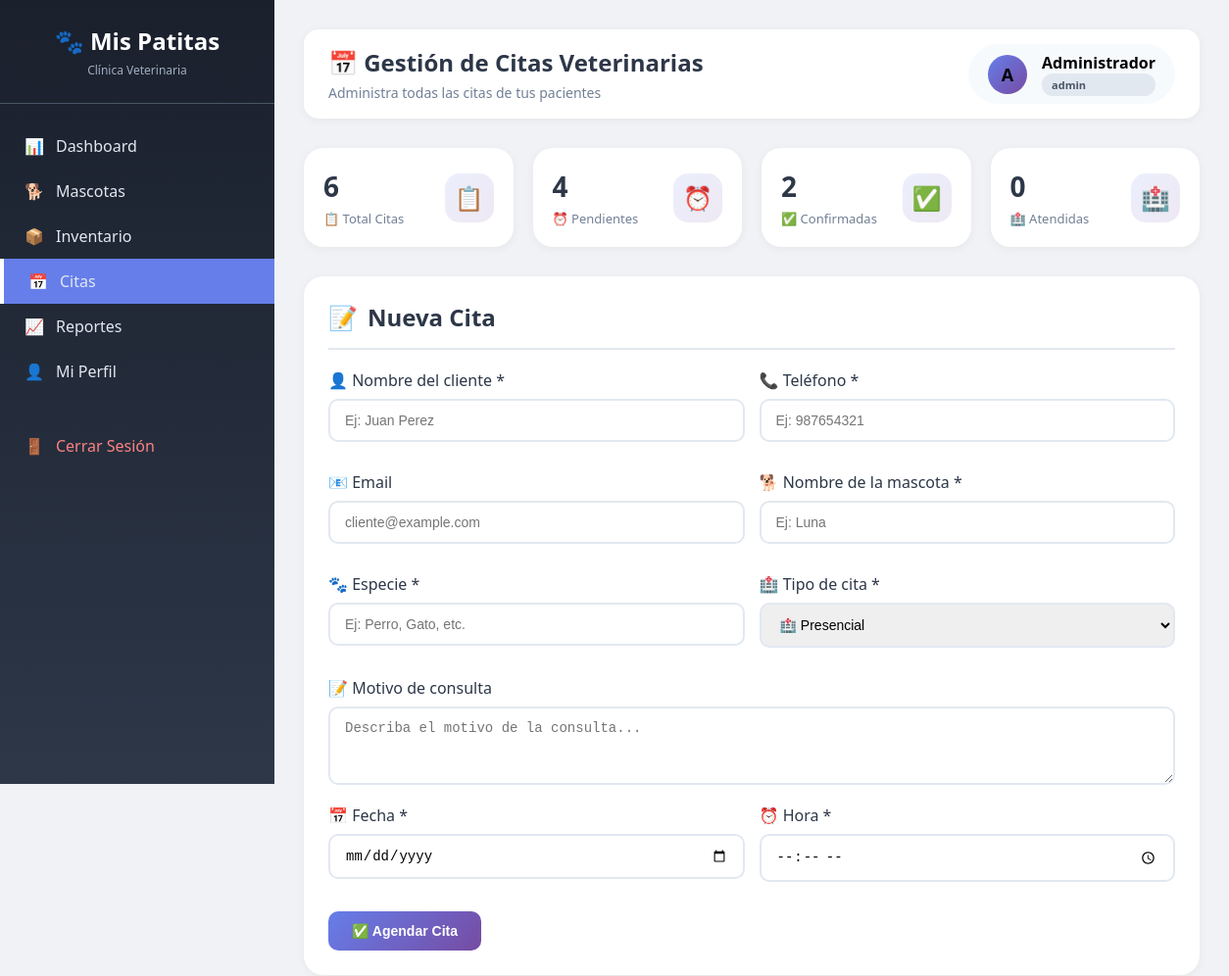
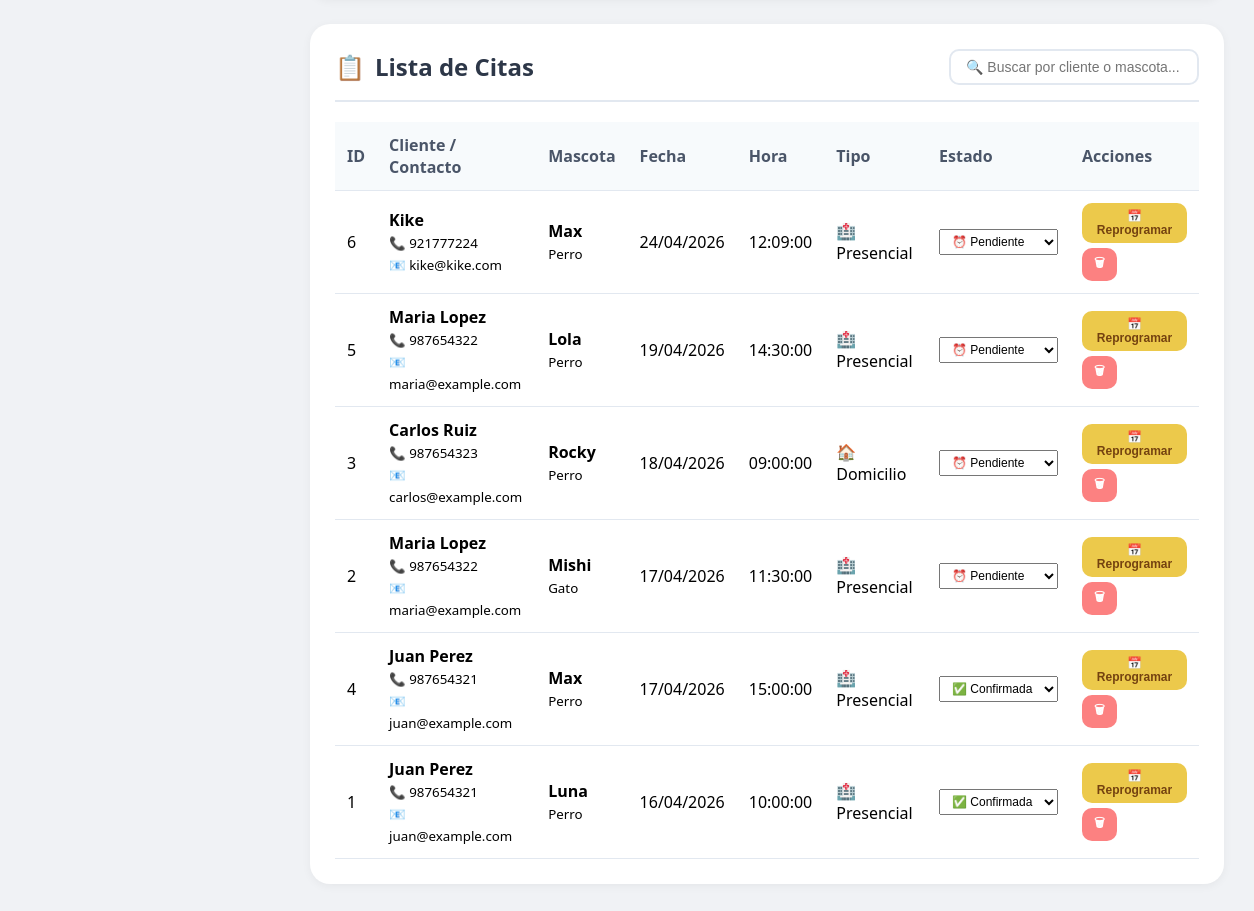
Screenshot of /reservaciones.php (signed in) with the database file from the repository (2 pictures, top to bottom).
### tables this page shows
CREATE TABLE `reservaciones` (
  `id` int NOT NULL AUTO_INCREMENT,
  `nombre_cliente` varchar(100) NOT NULL,
  `telefono` varchar(20) NOT NULL,
  `email` varchar(100) DEFAULT NULL,
  `nombre_mascota` varchar(50) NOT NULL,
  `especie` varchar(30) NOT NULL,
  `motivo_consulta` text,
  `fecha_solicitada` date NOT NULL,
  `hora_solicitada` time NOT NULL,
  `tipo_cita` enum('presencial','domicilio') DEFAULT 'presencial',
  `estado` enum('pendiente','confirmada','atendido','cancelada') DEFAULT 'pendiente',
  `fecha_registro` timestamp NULL DEFAULT CURRENT_TIMESTAMP,
  PRIMARY KEY (`id`)
);

### reservaciones.php (the view, shortened to what this page needs)
<?php
require_once 'config/database.php';
$citas = $conn->query("SELECT * FROM reservaciones ORDER BY fecha_solicitada DESC, hora_solicitada ASC")->fetchAll();
$total_citas = $conn->query("SELECT COUNT(*) FROM reservaciones")->fetchColumn();
$citas_pendientes = $conn->query("SELECT COUNT(*) FROM reservaciones WHERE estado='pendiente'")->fetchColumn();
$citas_confirmadas = $conn->query("SELECT COUNT(*) FROM reservaciones WHERE estado='confirmada'")->fetchColumn();
$citas_atendidas = $conn->query("SELECT COUNT(*) FROM reservaciones WHERE estado='atendido'")->fetchColumn();
?>
<!DOCTYPE html>
<html lang="es">
<head>
</head>
<body>
    <div class="dashboard-layout">
        <nav class="sidebar">
            <div class="sidebar-header">
                <h2>🐾 Mis Patitas</h2>
                <p>Clínica Veterinaria</p>
            </div>
            <div class="sidebar-nav">
                <a href="dashboard.php">
                    <span>📊</span> <span>Dashboard</span>
                </a>
                <a href="mascotas.php">
                    <span>🐕</span> <span>Mascotas</span>
                </a>
                <a href="productos.php">
                    <span>📦</span> <span>Inventario</span>
                </a>
                <a href="reservaciones.php" class="active">
                    <span>📅</span> <span>Citas</span>
                </a>
                <a href="reportes.php">
                    <span>📈</span> <span>Reportes</span>
                </a>
                <a href="perfil.php">
                    <span>👤</span> <span>Mi Perfil</span>
                </a>
                <a href="logout.php" class="logout">
                    <span>🚪</span> <span>Cerrar Sesión</span>
                </a>
            </div>
        </nav>
        <main class="main-content">
            <div class="top-bar">
                <div class="welcome">
                    <h1>📅 Gestión de Citas Veterinarias</h1>
                    <p>Administra todas las citas de tus pacientes</p>
                </div>
                <div class="user-info">
                    <div class="avatar">
                        <?php echo strtoupper(substr($_SESSION['nombre'] ?? 'U', 0, 1)); ?>
                    </div>
                    <div>
                        <strong><?php echo htmlspecialchars($_SESSION['nombre'] ?? 'Usuario'); ?></strong>
                        <div class="badge-role"><?php echo $_SESSION['rol'] ?? 'cliente'; ?></div>
                    </div>
                </div>
            </div>
            <div class="stats-grid">
                <div class="stat-card">
                    <div class="stat-info">
                        <h3><?php echo $total_citas; ?></h3>
                        <p>📋 Total Citas</p>
                    </div>
                    <div class="stat-icon">📋</div>
                </div>
                <div class="stat-card">
                    <div class="stat-info">
                        <h3><?php echo $citas_pendientes; ?></h3>
                        <p>⏰ Pendientes</p>
                    </div>
                    <div class="stat-icon">⏰</div>
                </div>
                <div class="stat-card">
                    <div class="stat-info">
                        <h3><?php echo $citas_confirmadas; ?></h3>
                        <p>✅ Confirmadas</p>
                    </div>
                    <div class="stat-icon">✅</div>
                </div>
                <div class="stat-card">
                    <div class="stat-info">
                        <h3><?php echo $citas_atendidas; ?></h3>
                        <p>🏥 Atendidas</p>
                    </div>
                    <div class="stat-icon">🏥</div>
                </div>
            </div>
            <div class="form-card">
                <div class="card-header">
                    <h2>
                        <span>📝</span> Nueva Cita
                    </h2>
                </div>
                <form method="POST">
                    <div class="form-row">
                        <div class="form-group">
                            <label>👤 Nombre del cliente *</label>
                            <input type="text" name="nombre_cliente" placeholder="Ej: Juan Perez" required>
                        </div>
                        <div class="form-group">
                            <label>📞 Teléfono *</label>
                            <input type="tel" name="telefono" placeholder="Ej: 987654321" required>
                        </div>
                    </div>
                    <div class="form-row">
                        <div class="form-group">
                            <label>📧 Email</label>
                            <input type="email" name="email" placeholder="cliente@example.com">
                        </div>
                        <div class="form-group">
                            <label>🐕 Nombre de la mascota *</label>
                            <input type="text" name="nombre_mascota" placeholder="Ej: Luna" required>
                        </div>
                    </div>
                    <div class="form-row">
                        <div class="form-group">
                            <label>🐾 Especie *</label>
                            <input type="text" name="especie" placeholder="Ej: Perro, Gato, etc." required>
                        </div>
                        <div class="form-group">
                            <label>🏥 Tipo de cita *</label>
                            <select name="tipo_cita">
                                <option value="presencial">🏥 Presencial</option>
                            </select>
                        </div>
                    </div>
                    <div class="form-group">
                        <label>📝 Motivo de consulta</label>
                        <textarea name="motivo" placeholder="Describa el motivo de la consulta..."></textarea>
                    </div>
                    <div class="form-row">
                        <div class="form-group">
                            <label>📅 Fecha *</label>
                            <input type="date" name="fecha" min="<?php echo date('Y-m-d'); ?>" required>
                        </div>
                        <div class="form-group">
                            <label>⏰ Hora *</label>
                            <input type="time" name="hora" required>
                        </div>
                    </div>
                    <button type="submit" name="crear" class="btn btn-primary">
                        ✅ Agendar Cita
                    </button>
                </form>
            </div>
            <div class="table-card">
                <div class="card-header">
                    <h2>
                        <span>📋</span> Lista de Citas
                    </h2>
                    <div>
                        <input type="text" id="buscarCita" class="search-box" placeholder="🔍 Buscar por cliente o mascota...">
                    </div>
                </div>
                <div class="table-container">
                    <table class="data-table" id="tablaCitas">
                        <thead>
                            <tr>
                                <th>ID</th>
                                <th>Cliente / Contacto</th>
                                <th>Mascota</th>
                                <th>Fecha</th>
                                <th>Hora</th>
                                <th>Tipo</th>
                                <th>Estado</th>
                                <th>Acciones</th>
                            </tr>
                        </thead>
                        <tbody>
                            <?php foreach($citas as $c): ?>
                            <tr class="cita-fila">
                                <td><?php echo $c['id']; ?></td>
                                <td>
                                    <strong><?php echo htmlspecialchars($c['nombre_cliente']); ?></strong><br>
                                    <small>📞 <?php echo $c['telefono']; ?></small>
                                    <?php if($c['email']): ?>
                                        <br><small>📧 <?php echo htmlspecialchars($c['email']); ?></small>
                                    <?php endif; ?>
                                </td>
                                <td>
                                    <strong><?php echo htmlspecialchars($c['nombre_mascota']); ?></strong><br>
                                    <small><?php echo htmlspecialchars($c['especie']); ?></small>
                                 </td>
                                <td><?php echo date('d/m/Y', strtotime($c['fecha_solicitada'])); ?></td>
                                <td><?php echo $c['hora_solicitada']; ?></td>
                                <td><?php echo $c['tipo_cita'] == 'presencial' ? '🏥 Presencial' : '🏠 Domicilio'; ?></td>
                                <td>
                                    <form method="POST" style="display:inline">
                                        <select name="estado" onchange="this.form.submit()" class="btn-sm" style="padding: 4px 8px;">
                                            <option value="pendiente" <?php echo $c['estado']=='pendiente'?'selected':''; ?>>⏰ Pendiente</option>
                                            <option value="confirmada" <?php echo $c['estado']=='confirmada'?'selected':''; ?>>✅ Confirmada</option>
                                        </select>
                                    </form>
                                </td>
                                <td>
                                    <div style="display: flex; gap: 5px; flex-wrap: wrap;">
                                        <button class="btn btn-warning btn-sm" onclick="abrirModalReprogramar(<?php echo $c['id']; ?>, '<?php echo $c['fecha_solicitada']; ?>', '<?php echo $c['hora_solicitada']; ?>')">
                                            📅 Reprogramar
                                        </button>
                                        <form method="POST" style="display:inline" onsubmit="return confirm('¿Eliminar esta cita?')">
                                            <button type="submit" name="eliminar" class="btn btn-danger btn-sm">🗑</button>
                                        </form>
                                    </div>
                                </td>
                            </tr>
                            <?php endforeach; ?>
                        </tbody>
                    </table>
                </div>
            </div>
        </main>
    </div>
</body>
</html>

### reservaciones.php (style rules this page uses)
* { margin: 0; padding: 0; box-sizing: border-box; }
body { font-family: 'Segoe UI', Tahoma, Geneva, Verdana, sans-serif; background: #f0f2f5; }
.dashboard-layout { display: flex; min-height: 100vh; }
.sidebar { width: 280px; background: linear-gradient(180deg, #1a202c 0%, #2d3748 100%); color: white; position: fixed; height: 100vh; overflow-y: auto; transition: all 0.3s; z-index: 100; }
.sidebar-header { padding: 25px; text-align: center; border-bottom: 1px solid #4a5568; }
.sidebar-header h2 { font-size: 1.5em; margin-bottom: 5px; }
.sidebar-header p { font-size: 12px; color: #a0aec0; }
.sidebar-nav { padding: 20px 0; }
.sidebar-nav a { display: flex; align-items: center; padding: 12px 25px; color: #e2e8f0; text-decoration: none; transition: all 0.3s; gap: 12px; }
.sidebar-nav a.active { background: #667eea; border-left: 4px solid white; }
.sidebar-nav .logout { margin-top: 30px; color: #fc8181; }
.main-content { flex: 1; margin-left: 280px; padding: 30px; }
.top-bar { background: white; border-radius: 15px; padding: 15px 25px; margin-bottom: 30px; display: flex; justify-content: space-between; align-items: center; box-shadow: 0 2px 10px rgba(0,0,0,0.05); }
.welcome h1 { font-size: 1.5em; color: #2d3748; }
.welcome p { color: #718096; font-size: 14px; margin-top: 5px; }
.user-info { display: flex; align-items: center; gap: 15px; background: #f7fafc; padding: 8px 20px; border-radius: 50px; }
.user-info .avatar { width: 40px; height: 40px; background: linear-gradient(135deg, #667eea, #764ba2); border-radius: 50%; display: flex; align-items: center; justify-content: center; font-weight: bold; font-size: 18px; }
.user-info .badge-role { background: #e2e8f0; padding: 4px 10px; border-radius: 20px; font-size: 11px; font-weight: bold; color: #4a5568; }
.stats-grid { display: grid; grid-template-columns: repeat(auto-fit, minmax(180px, 1fr)); gap: 20px; margin-bottom: 30px; }
.stat-card { background: white; border-radius: 20px; padding: 20px; display: flex; align-items: center; justify-content: space-between; box-shadow: 0 2px 10px rgba(0,0,0,0.05); transition: transform 0.3s, box-shadow 0.3s; }
.stat-info h3 { font-size: 28px; color: #2d3748; margin-bottom: 5px; }
.stat-info p { color: #718096; font-size: 13px; }
.stat-icon { width: 50px; height: 50px; background: linear-gradient(135deg, #667eea20, #764ba220); border-radius: 15px; display: flex; align-items: center; justify-content: center; font-size: 24px; }
.form-card, .table-card, .info-card { background: white; border-radius: 20px; padding: 25px; margin-bottom: 25px; box-shadow: 0 2px 10px rgba(0,0,0,0.05); }
.card-header { display: flex; justify-content: space-between; align-items: center; margin-bottom: 20px; padding-bottom: 15px; border-bottom: 2px solid #e2e8f0; flex-wrap: wrap; gap: 10px; }
.card-header h2 { color: #2d3748; display: flex; align-items: center; gap: 10px; }
.form-row { display: grid; grid-template-columns: repeat(auto-fit, minmax(200px, 1fr)); gap: 15px; margin-bottom: 15px; }
.form-group { margin-bottom: 15px; }
.form-group label { display: block; margin-bottom: 8px; font-weight: 500; color: #2d3748; }
.form-group input, .form-group textarea, .form-group select { width: 100%; padding: 12px 15px; border: 2px solid #e2e8f0; border-radius: 10px; font-size: 14px; transition: all 0.3s; }
.form-group textarea { resize: vertical; min-height: 80px; }
.btn { padding: 12px 24px; border: none; border-radius: 10px; font-size: 14px; font-weight: 600; cursor: pointer; transition: all 0.3s; display: inline-flex; align-items: center; gap: 8px; }
.btn-primary { background: linear-gradient(135deg, #667eea, #764ba2); color: white; }
.btn-warning { background: #ecc94b; color: #744210; }
.btn-danger { background: #fc8181; color: white; }
.btn-sm { padding: 6px 12px; font-size: 12px; }
.table-container { overflow-x: auto; }
.data-table { width: 100%; border-collapse: collapse; }
.data-table th, .data-table td { padding: 12px; text-align: left; border-bottom: 1px solid #e2e8f0; }
.data-table th { background: #f7fafc; font-weight: 600; color: #4a5568; position: sticky; top: 0; }
.search-box { padding: 8px 15px; border: 2px solid #e2e8f0; border-radius: 10px; width: 250px; font-size: 14px; transition: all 0.3s; }

### rows the page displays
reservaciones: id "6", nombre_cliente "Kike", telefono "921777224", email "kike@kike.com", nombre_mascota "Max", especie "Perro", fecha_solicitada "24/04/2026", hora_solicitada "12:09:00", tipo_cita "🏥 Presencial", estado "⏰ Pendiente"
reservaciones: id "5", nombre_cliente "Maria Lopez", telefono "987654322", email "maria@example.com", nombre_mascota "Lola", especie "Perro", fecha_solicitada "19/04/2026", hora_solicitada "14:30:00", tipo_cita "🏥 Presencial", estado "⏰ Pendiente"
reservaciones: id "3", nombre_cliente "Carlos Ruiz", telefono "987654323", email "carlos@example.com", nombre_mascota "Rocky", especie "Perro", fecha_solicitada "18/04/2026", hora_solicitada "09:00:00", tipo_cita "🏠 Domicilio", estado "⏰ Pendiente"
reservaciones: id "2", nombre_cliente "Maria Lopez", telefono "987654322", email "maria@example.com", nombre_mascota "Mishi", especie "Gato", fecha_solicitada "17/04/2026", hora_solicitada "11:30:00", tipo_cita "🏥 Presencial", estado "⏰ Pendiente"
reservaciones: id "4", nombre_cliente "Juan Perez", telefono "987654321", email "juan@example.com", nombre_mascota "Max", especie "Perro", fecha_solicitada "17/04/2026", hora_solicitada "15:00:00", tipo_cita "🏥 Presencial", estado "✅ Confirmada"
reservaciones: id "1", nombre_cliente "Juan Perez", telefono "987654321", email "juan@example.com", nombre_mascota "Luna", especie "Perro", fecha_solicitada "16/04/2026", hora_solicitada "10:00:00", tipo_cita "🏥 Presencial", estado "✅ Confirmada"

### other values shown
substr($_SESSION['nombre'] ?? 'U', 0, 1) "A"
$_SESSION['nombre'] "Administrador"
$_SESSION['rol'] "admin"
$total_citas "6"
$citas_pendientes "4"
$citas_confirmadas "2"
$citas_atendidas "0"
